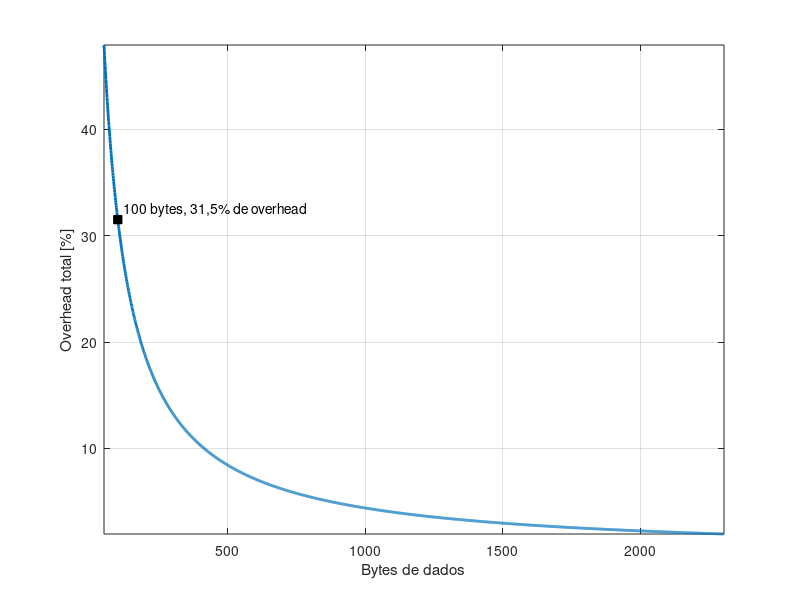

This chart was generated by the following MATLAB code:
clc
clear all
close all

%% General

MACoh = 30; % MAC overhead in bytes
PHYoh = 16; % PHY overheaad in bytes for 6Mbps
Total = MACoh + PHYoh;

dataSiz = 50:2304;
pckSiz = dataSiz + Total;
prop = 100*Total./pckSiz;

%% Plot

plot(dataSiz,prop,'LineWidth',2);
hold on
plot(100,prop(dataSiz == 100),'ks','markerfacecolor',[0 0 0]);
text(120,prop(dataSiz == 100) + 1,'100 bytes, 31,5% de overhead');
axis([min(dataSiz) max(dataSiz) min(prop) max(prop)]);
xlabel('Bytes de dados');
ylabel('Overhead total [%]');
grid on
hold off
print('-dbmp','overhVSpckSiz');